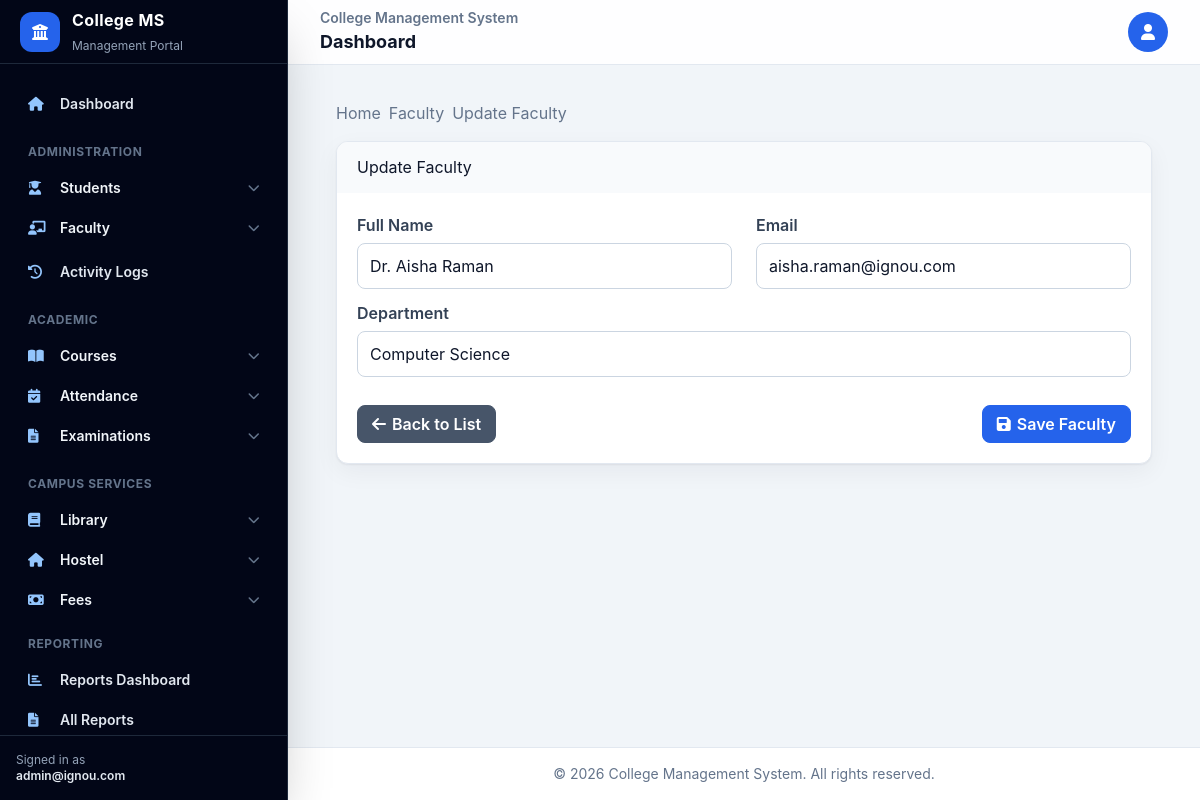
The app's page /faculty/1/update/ (signed in) with its own data.
### faculty_management/models.py (models this page shows, shortened)
class Faculty(models.Model):
    faculty_id = models.AutoField(primary_key=True)
    user = models.OneToOneField(User, on_delete=models.CASCADE, related_name='faculty_profile')
    name = models.CharField(max_length=100)
    email = models.EmailField(unique=True)
    department = models.CharField(max_length=100, default='General')
    created_at = models.DateTimeField(auto_now_add=True)
    updated_at = models.DateTimeField(auto_now=True)

### faculty_management/views.py (the view)
# urls.py: path('<int:pk>/update/', views.faculty_update, name='faculty_update'),
@login_required
@user_passes_test(is_admin)
def faculty_update(request, pk):
    faculty = get_object_or_404(Faculty, faculty_id=pk)
    if request.method == 'POST':
        form = FacultyForm(request.POST, instance=faculty)
        if form.is_valid():
            faculty.user.email = form.cleaned_data['email']
            faculty.user.first_name = form.cleaned_data['name'].split()[0]
            faculty.user.last_name = ' '.join(form.cleaned_data['name'].split()[1:]) if len(form.cleaned_data['name'].split()) > 1 else ''
            faculty.user.save()
            form.save()
            messages.success(request, f'Faculty {faculty.name} updated successfully!')
            return redirect('faculty_detail', pk=faculty.faculty_id)
    else:
        form = FacultyForm(instance=faculty)
    return render(request, 'faculty_management/faculty_form.html', {
        'form': form,
        'title': 'Update Faculty',
        'faculty': faculty
    })

### faculty_management/forms.py
class FacultyForm(forms.ModelForm):
    class Meta:
        model = Faculty
        fields = ('name', 'email', 'department')
        widgets = {
            'name': forms.TextInput(attrs={'class': 'form-control'}),
            'email': forms.EmailInput(attrs={'class': 'form-control'}),
            'department': forms.TextInput(attrs={'class': 'form-control'}),
        }

### faculty_management/views.py (called while the page is built)
def is_admin(user):
    if not user.is_authenticated:
        return False
    try:
        return (hasattr(user, 'profile') and user.profile.user_type == 'admin') or user.is_superuser
    except UserProfile.DoesNotExist:
        return False

### templates/faculty_management/faculty_form.html (shortened to what this page needs)
{% extends 'base.html' %}
{% block content %}
<div class="container mt-4">
    <nav aria-label="breadcrumb">
        <ol class="breadcrumb">
            <li class="breadcrumb-item"><a href="{% url 'home' %}">Home</a></li>
            <li class="breadcrumb-item"><a href="{% url 'faculty_list' %}">Faculty</a></li>
            <li class="breadcrumb-item active" aria-current="page">{{ title }}</li>
        </ol>
    </nav>
    <div class="card">
        <div class="card-header">
            <h4>{{ title }}</h4>
        </div>
        <div class="card-body">
            <form method="post" novalidate>
                <div class="row">
                    <div class="col-md-6 mb-3">
                        <label for="{{ form.name.id_for_label }}" class="form-label">Full Name</label>
                        {{ form.name }}
                    </div>
                    <div class="col-md-6 mb-3">
                        <label for="{{ form.email.id_for_label }}" class="form-label">Email</label>
                        {{ form.email }}
                    </div>
                </div>
                <div class="row">
                    <div class="col-md-12 mb-3">
                        <label for="{{ form.department.id_for_label }}" class="form-label">Department</label>
                        {{ form.department }}
                    </div>
                </div>
                <div class="d-flex justify-content-between mt-4">
                    <a href="{% url 'faculty_list' %}" class="btn btn-secondary">
                        <i class="fas fa-arrow-left"></i> Back to List
                    </a>
                    <button type="submit" class="btn btn-primary">
                        <i class="fas fa-save"></i> Save Faculty
                    </button>
                </div>
            </form>
        </div>
    </div>
</div>
{% endblock %}

### templates/base.html (shortened to what this page needs)
<!DOCTYPE html>
{% load static %}
<html lang="en">
<head>
    <script src="https://cdn.tailwindcss.com"></script>
    <link rel="stylesheet" href="https://cdnjs.cloudflare.com/ajax/libs/font-awesome/6.0.0/css/all.min.css">
    <link rel="stylesheet" href="{% static 'css/tailwind-compat.css' %}">
</head>
<body class="min-h-screen bg-slate-100 text-slate-900 antialiased">
    {% with user_type=user.profile.user_type|default:'' %}
    {% if user.is_authenticated %}
    <div class="min-h-screen lg:flex">
        <aside id="appSidebar" class="fixed inset-y-0 left-0 z-40 flex w-72 -translate-x-full flex-col border-r border-slate-800 bg-slate-950 text-slate-100 shadow-2xl transition-transform duration-200 lg:translate-x-0">
            <div class="flex h-16 items-center gap-3 border-b border-slate-800 px-5">
                <div class="grid h-10 w-10 place-items-center rounded-xl bg-blue-600 text-white">
                    <i class="fas fa-university"></i>
                </div>
                <div>
                    <a href="{% url 'home' %}" class="block text-base font-bold tracking-wide text-white">College MS</a>
                    <span class="text-xs text-slate-400">Management Portal</span>
                </div>
            </div>
            <nav class="flex-1 space-y-5 overflow-y-auto px-4 py-5 text-sm">
                <a href="{% url 'home' %}" class="flex items-center gap-3 rounded-xl px-3 py-2.5 font-semibold text-slate-200 hover:bg-slate-800 hover:text-white">
                    <i class="fas fa-home w-5 text-blue-300"></i> Dashboard
                </a>
                {% if user_type == 'admin' or user.is_staff %}
                <section>
                    <p class="px-3 pb-2 text-xs font-bold uppercase tracking-wider text-slate-500">Administration</p>
                    <details class="group">
                        <summary class="flex cursor-pointer list-none items-center justify-between rounded-xl px-3 py-2.5 font-semibold hover:bg-slate-800">
                            <span><i class="fas fa-user-graduate mr-3 w-5 text-blue-300"></i>Students</span>
                            <i class="fas fa-chevron-down text-xs text-slate-500 group-open:rotate-180"></i>
                        </summary>
                    </details>
                    <details class="group">
                        <summary class="flex cursor-pointer list-none items-center justify-between rounded-xl px-3 py-2.5 font-semibold hover:bg-slate-800">
                            <span><i class="fas fa-chalkboard-teacher mr-3 w-5 text-blue-300"></i>Faculty</span>
                            <i class="fas fa-chevron-down text-xs text-slate-500 group-open:rotate-180"></i>
                        </summary>
                    </details>
                    <a href="{% url 'auth:system_activity_logs' %}" class="mt-1 flex items-center gap-3 rounded-xl px-3 py-2.5 font-semibold text-slate-200 hover:bg-slate-800 hover:text-white">
                        <i class="fas fa-history w-5 text-blue-300"></i> Activity Logs
                    </a>
                </section>
                {% endif %}
                <section>
                    <p class="px-3 pb-2 text-xs font-bold uppercase tracking-wider text-slate-500">Academic</p>
                    <details class="group">
                        <summary class="flex cursor-pointer list-none items-center justify-between rounded-xl px-3 py-2.5 font-semibold hover:bg-slate-800">
                            <span><i class="fas fa-book-open mr-3 w-5 text-blue-300"></i>Courses</span>
                            <i class="fas fa-chevron-down text-xs text-slate-500 group-open:rotate-180"></i>
                        </summary>
                    </details>
                    <details class="group">
                        <summary class="flex cursor-pointer list-none items-center justify-between rounded-xl px-3 py-2.5 font-semibold hover:bg-slate-800">
                            <span><i class="fas fa-calendar-check mr-3 w-5 text-blue-300"></i>Attendance</span>
                            <i class="fas fa-chevron-down text-xs text-slate-500 group-open:rotate-180"></i>
                        </summary>
                    </details>
                    <details class="group">
                        <summary class="flex cursor-pointer list-none items-center justify-between rounded-xl px-3 py-2.5 font-semibold hover:bg-slate-800">
                            <span><i class="fas fa-file-alt mr-3 w-5 text-blue-300"></i>Examinations</span>
                            <i class="fas fa-chevron-down text-xs text-slate-500 group-open:rotate-180"></i>
                        </summary>
                    </details>
                </section>
                <section>
                    <p class="px-3 pb-2 text-xs font-bold uppercase tracking-wider text-slate-500">Campus Services</p>
                    <details class="group">
                        <summary class="flex cursor-pointer list-none items-center justify-between rounded-xl px-3 py-2.5 font-semibold hover:bg-slate-800">
                            <span><i class="fas fa-book mr-3 w-5 text-blue-300"></i>Library</span>
                            <i class="fas fa-chevron-down text-xs text-slate-500 group-open:rotate-180"></i>
                        </summary>
                    </details>
                    {% if user_type == 'admin' %}
                    <details class="group">
                        <summary class="flex cursor-pointer list-none items-center justify-between rounded-xl px-3 py-2.5 font-semibold hover:bg-slate-800">
                            <span><i class="fas fa-home mr-3 w-5 text-blue-300"></i>Hostel</span>
                            <i class="fas fa-chevron-down text-xs text-slate-500 group-open:rotate-180"></i>
                        </summary>
                    </details>
                    <details class="group">
                        <summary class="flex cursor-pointer list-none items-center justify-between rounded-xl px-3 py-2.5 font-semibold hover:bg-slate-800">
                            <span><i class="fas fa-money-bill mr-3 w-5 text-blue-300"></i>Fees</span>
                            <i class="fas fa-chevron-down text-xs text-slate-500 group-open:rotate-180"></i>
                        </summary>
                    </details>
                    <p class="px-3 pb-2 pt-4 text-xs font-bold uppercase tracking-wider text-slate-500">Reporting</p>
                    <a class="flex items-center gap-3 rounded-xl px-3 py-2.5 font-semibold text-slate-200 hover:bg-slate-800 hover:text-white" href="{% url 'reporting_dashboard' %}">
                        <i class="fas fa-chart-bar w-5 text-blue-300"></i> Reports Dashboard
                    </a>
                    <a class="flex items-center gap-3 rounded-xl px-3 py-2.5 font-semibold text-slate-200 hover:bg-slate-800 hover:text-white" href="{% url 'report_list' %}">
                        <i class="fas fa-file-alt w-5 text-blue-300"></i> All Reports
                    </a>
                    {% endif %}
                </section>
            </nav>
            <div class="border-t border-slate-800 p-4 text-xs text-slate-400">
                Signed in as
                <span class="block truncate font-semibold text-slate-200">{{ user.email|default:user.username }}</span>
            </div>
        </aside>
        <div class="flex min-h-screen w-full flex-col lg:pl-72">
            <header class="sticky top-0 z-20 border-b border-slate-200 bg-white/90 backdrop-blur">
                <div class="flex h-16 items-center justify-between gap-3 px-4 sm:px-6 lg:px-8">
                    <div class="min-w-0">
                        <p class="truncate text-sm font-semibold text-slate-500">College Management System</p>
                        <h1 class="truncate text-lg font-bold text-slate-900">{% block page_heading %}Dashboard{% endblock %}</h1>
                    </div>
                    <div class="dropdown">
                        <button class="grid h-10 w-10 place-items-center rounded-full bg-blue-600 text-white" type="button" aria-label="Open user menu">
                            <i class="fas fa-user"></i>
                        </button>
                    </div>
                </div>
            </header>
            <main class="flex-1 px-4 py-5 sm:px-6 lg:px-8">
    {% endif %}
            {% block content %}{% endblock %}
    {% if user.is_authenticated %}
            </main>
            <footer class="border-t border-slate-200 bg-white px-4 py-4 text-center text-sm text-slate-500">
                &copy; {% now 'Y' %} College Management System. All rights reserved.
            </footer>
        </div>
    </div>
    {% else %}
        </main>
    </div>
    {% endif %}
    {% endwith %}
</body>
</html>

### records on screen
Faculty: name "Dr. Aisha Raman", email "aisha.raman@ignou.com", department "Computer Science"

### other values on screen
{{ user.email|default:user.username }} "admin@ignou.com"
{{ title }} "Update Faculty"
